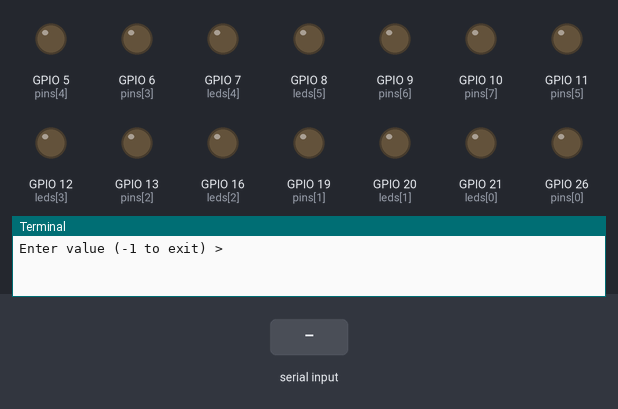
Recording of a program running on a simulated Raspberry Pi (BCM pin numbers). On the bench: output pins drawn as LEDs (lit = HIGH), the last lines printed to the terminal. The inputs (shaded band) are chosen by the test bench.

Above: at 1.2 s.
1.3 s: "5" typed at the terminal, then Enter
At 2.3 s:
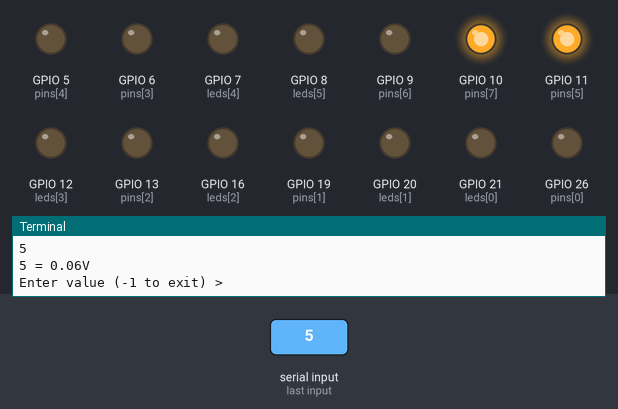
2.8 s: "90" typed at the terminal, then Enter
At 3.5 s:
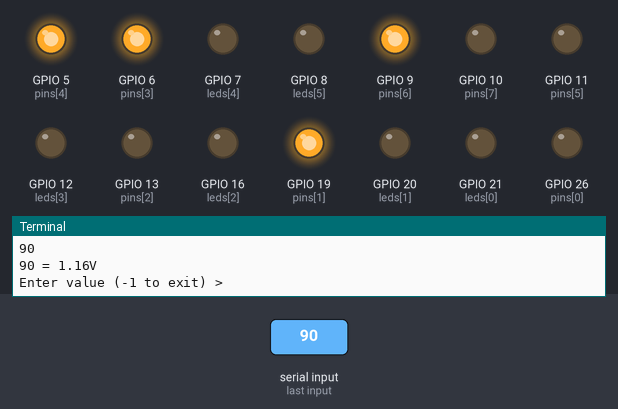
4.3 s: "200" typed at the terminal, then Enter
At 4.6 s:
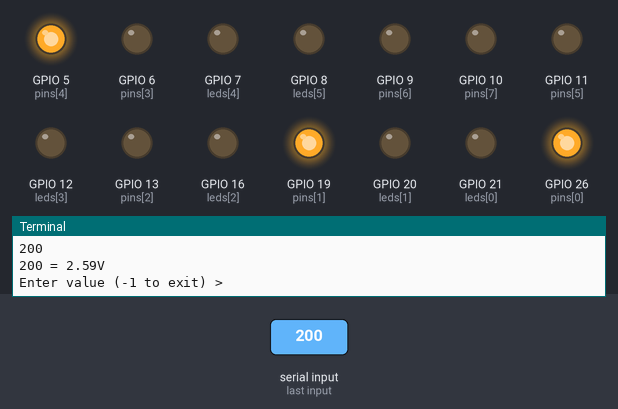
5.8 s: "1" typed at the terminal, then Enter
At 7.0 s:
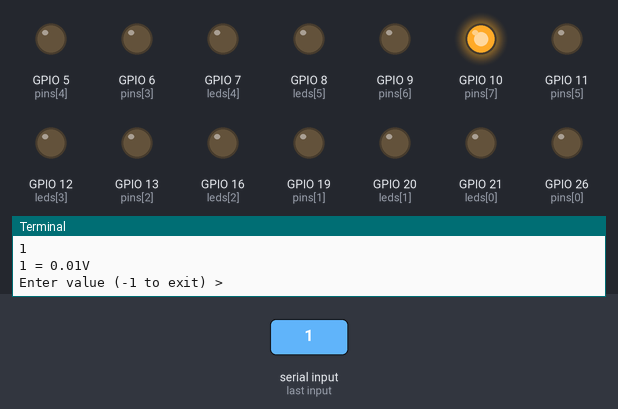
7.3 s: "0" typed at the terminal, then Enter
At 8.1 s:
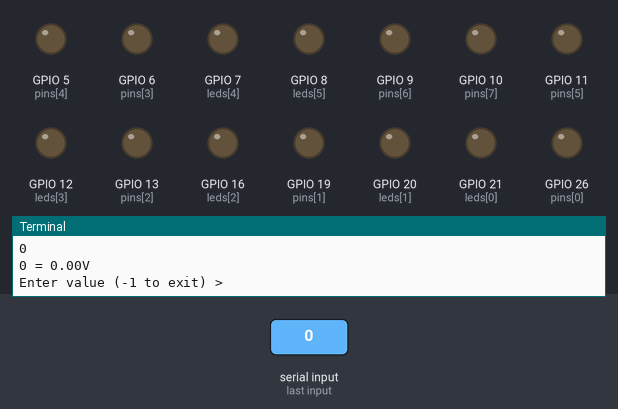
Timing chart, 0 to 9.8 s (numbered marks = the images above; inputs shaded):
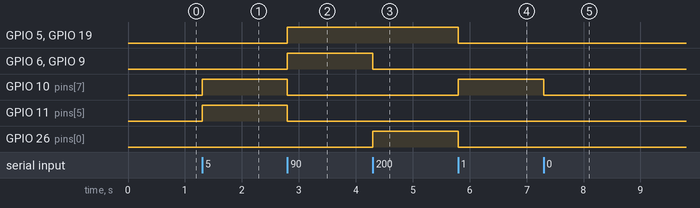

Measured:
- after the input at 1.3 s, GPIO 10 (pins[7]), GPIO 11 (pins[5]): LOW → HIGH at once
- after the input at 2.8 s, GPIO 5 (pins[4]), GPIO 6 (pins[3]), GPIO 9 (pins[6]), GPIO 19 (pins[1]): LOW → HIGH at once; GPIO 10 (pins[7]), GPIO 11 (pins[5]): HIGH → LOW at once
- after the input at 4.3 s, GPIO 6 (pins[3]), GPIO 9 (pins[6]): HIGH → LOW at once; GPIO 26 (pins[0]): LOW → HIGH at once
- after the input at 5.8 s, GPIO 5 (pins[4]), GPIO 19 (pins[1]), GPIO 26 (pins[0]): HIGH → LOW at once; GPIO 10 (pins[7]): LOW → HIGH at once
- after the input at 7.3 s, GPIO 10 (pins[7]): HIGH → LOW at once

The program:

1.py
```python
from num2dac import num2dac

from util import wrapMain

def main():
    while(True):
        v = 0
        try:
            v = int(input("Enter value (-1 to exit) > "))
            if (v < -1 or v > 255):
                raise ValueError
        except ValueError:
            print("Please enter a valid value")
        if (v == -1):
            break
        num2dac(v)
        print("{0} = {1:.2f}V".format(v, v / 255 * 3.3))

if __name__ == "__main__":
    wrapMain(main)
```

num2dac.py
```python
import RPi.GPIO as GPIO

from util import pins

def dec2bin(value):
    lst = [0] * 8
    for i in range(8):
        lst[7-i] = value & 1
        value >>= 1
    return lst

def num2dac(value):
    GPIO.output(pins, dec2bin(value))
```

util.py
```python
import RPi.GPIO as GPIO

pins = [26, 19, 13, 6, 5, 11, 9, 10]
leds = [21, 20, 16, 12, 7, 8, 25, 24]
power_pin = 17
compare_pin = 4

max_voltage = 3.3

def digitalToVoltage(value):
    return value / 255 * max_voltage

def setup():
    GPIO.setmode(GPIO.BCM)
    GPIO.setup(pins, GPIO.OUT)
    GPIO.setup(leds, GPIO.OUT)
    GPIO.setup(power_pin, GPIO.OUT)
    GPIO.setup(compare_pin, GPIO.IN)
    GPIO.output(pins, [0] * len(pins))
    GPIO.output(leds, [0] * len(leds))

def teardown():
    GPIO.output(pins, [0] * len(pins))
    GPIO.output(leds, [0] * len(leds))
    GPIO.output(power_pin, 0)
    GPIO.cleanup()

def bDigitalGreater():
    return not GPIO.input(compare_pin)

def wrapMain(f, bWrap=True):
    if bWrap:
        try:
            setup()
            f()
        except:
            pass
        finally:
            teardown()
    else:
        setup()
        f()
        teardown()
```
